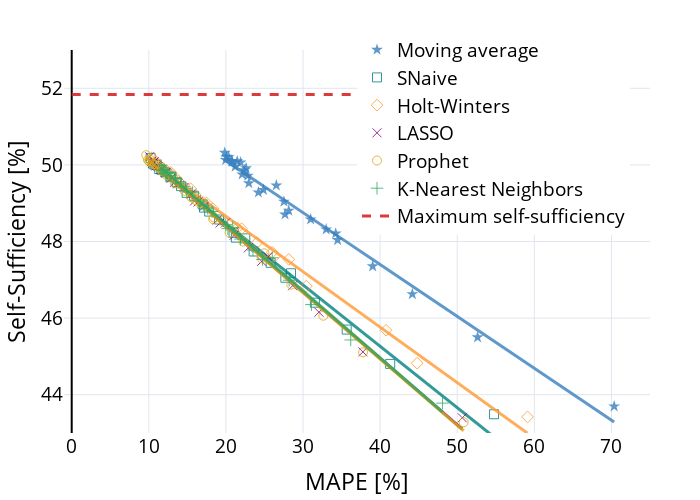
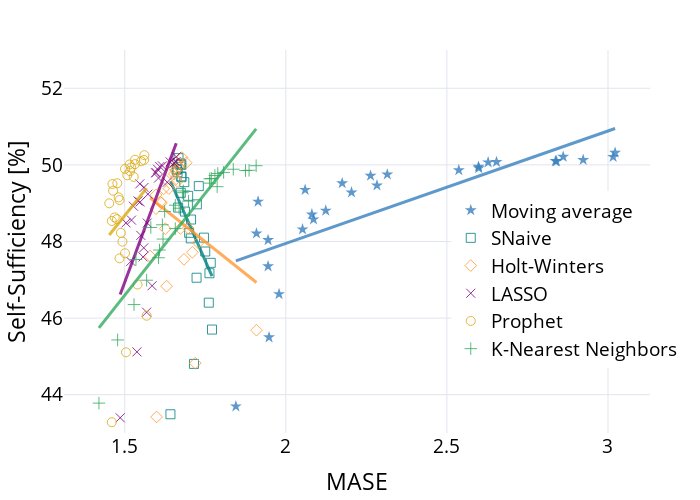

The notebook cell these images were saved under, in order:
### Code cell
def plot_relation(df, xname, xlabel, yname, ylabel, labels, symbols, colors,):
    algos   = list(df.algo.unique())
    xaxis = {'MAPE_%': {'range': [-1, 75]}, 'MASE': {}}
    legends = {'MAPE_%': {'x': 0.5, 'y': 1.05}, 'MASE': {'x': 0.66, 'y': 0.4}}
    if 'perfect' in algos:
        algos.remove('perfect')

    fig = go.Figure()
    for algo in algos:
        trace = px.scatter(df[df.algo == algo].groupby('index').mean(),
                           x=xname, y=yname, trendline='ols').data
        trace[0].update({'name': labels[algo],
                      'mode': 'markers',
                      'showlegend': True,
                      'marker': {'symbol': symbols[algo], 'size': 9,
                                 'color': colors[algo]}})
        fig.add_trace(trace[0])
        trace[1].update({'name': labels[algo],
                      'mode': 'lines',
                      'showlegend': False,
                      'line': {'color': colors[algo], 'width': 3}})
        fig.add_trace(trace[1])
    
    if xname == 'MAPE_%':
        trace = px.line(x=[0, 70], y=[51.84, 51.84]).data[0]        
        trace.update({'name': 'Maximum self-sufficiency',
                      'mode': 'lines',
                      'showlegend': True,
                      'line': {'color': 'rgba(214, 39, 40, 0.9)', 'width': 3, 'dash': 'dash'},
                      })
        fig.add_trace(trace)        

    fig.update_layout(
        layout,
        height=500,
        width=700,
        showlegend=True,
        xaxis=xaxis[xname],
        yaxis={'title': ylabel, 'range': [43, 53]},
        legend=legends[xname])
    fig.update_xaxes({'title': xlabel})
    fig.show()
    return fig
    
fig = plot_relation(metrics, 'MAPE_%', 'MAPE [%]', 'ssuff_%', 'Self-Sufficiency [%]', labels, symbols, colors)
fig.write_image("relation.pdf")
_ = plot_relation(metrics, 'MASE', 'MASE', 'ssuff_%', 'Self-Sufficiency [%]', labels, symbols, colors)

### Figure 1 — Plotly figure (JSON) as saved in the notebook; plotly's stock layout.template omitted (floating-point values rounded to 4 significant figures)
{"data": [{"hovertemplate": "MAPE_%=%{x}<br>ssuff_%=%{y}<extra></extra>", "legendgroup": "", "marker": {"color": "rgba(55, 128, 191, 0.8)", "size": 9, "symbol": "star"}, "mode": "markers", "name": "Moving average", "orientation": "v", "showlegend": true, "type": "scatter", "x": [70.35, 52.64, 44.18, 39.03, 34.48, 34.24, 33.01, 30.99, 27.53, 28.15, 27.67, 24.87, 24.21, 26.54, 22.98, 22.84, 22.11, 22.4, 22.61, 21.91, 21.2, 20.83, 21.47, 20.76, 20.07, 19.98, 20.36, 19.84], "xaxis": "x", "y": [43.7, 45.5, 46.63, 47.35, 48.04, 48.21, 48.32, 48.58, 49.04, 48.81, 48.71, 49.35, 49.28, 49.46, 49.52, 49.72, 49.75, 49.86, 49.92, 50.07, 49.95, 50.08, 50.09, 50.1, 50.21, 50.13, 50.21, 50.32], "yaxis": "y"}, {"hovertemplate": "<b>OLS trendline</b><br>ssuff_% = -0.135447 * MAPE_% + 52.8175<br>R<sup>2</sup>=0.987321<br><br>MAPE_%=%{x}<br>ssuff_%=%{y} <b>(trend)</b><extra></extra>", "legendgroup": "", "line": {"color": "rgba(55, 128, 191, 0.8)", "width": 3}, "marker": {"color": "#4C78A8", "symbol": "circle"}, "mode": "lines", "name": "Moving average", "showlegend": false, "type": "scatter", "x": [19.84, 19.98, 20.07, 20.36, 20.76, 20.83, 21.2, 21.47, 21.91, 22.11, 22.4, 22.61, 22.84, 22.98, 24.21, 24.87, 26.54, 27.53, 27.67, 28.15, 30.99, 33.01, 34.24, 34.48, 39.03, 44.18, 52.64, 70.35], "xaxis": "x", "y": [50.13, 50.11, 50.1, 50.06, 50.01, 50.0, 49.95, 49.91, 49.85, 49.82, 49.78, 49.76, 49.72, 49.71, 49.54, 49.45, 49.22, 49.09, 49.07, 49.0, 48.62, 48.35, 48.18, 48.15, 47.53, 46.83, 45.69, 43.29], "yaxis": "y"}, {"hovertemplate": "MAPE_%=%{x}<br>ssuff_%=%{y}<extra></extra>", "legendgroup": "", "marker": {"color": "rgba(0, 128, 128, 0.8)", "size": 9, "symbol": "square-open"}, "mode": "markers", "name": "SNaive", "orientation": "v", "showlegend": true, "type": "scatter", "x": [54.77, 41.31, 35.66, 31.54, 27.71, 28.44, 25.8, 23.59, 22.51, 21.29, 20.99, 19.11, 17.15, 17.83, 16.99, 15.87, 14.91, 14.18, 13.6, 12.91, 12.79, 12.13, 11.62, 11.35, 10.99, 10.78, 10.53, 10.24], "xaxis": "x", "y": [43.49, 44.8, 45.7, 46.4, 47.05, 47.17, 47.44, 47.74, 48.08, 48.1, 48.23, 48.57, 48.89, 48.78, 48.97, 49.19, 49.27, 49.45, 49.55, 49.7, 49.68, 49.81, 49.87, 49.89, 50.01, 50.0, 50.03, 50.18], "yaxis": "y"}, {"hovertemplate": "<b>OLS trendline</b><br>ssuff_% = -0.160227 * MAPE_% + 51.6728<br>R<sup>2</sup>=0.991054<br><br>MAPE_%=%{x}<br>ssuff_%=%{y} <b>(trend)</b><extra></extra>", "legendgroup": "", "line": {"color": "rgba(0, 128, 128, 0.8)", "width": 3}, "marker": {"color": "#4C78A8", "symbol": "circle"}, "mode": "lines", "name": "SNaive", "showlegend": false, "type": "scatter", "x": [10.24, 10.53, 10.78, 10.99, 11.35, 11.62, 12.13, 12.79, 12.91, 13.6, 14.18, 14.91, 15.87, 16.99, 17.15, 17.83, 19.11, 20.99, 21.29, 22.51, 23.59, 25.8, 27.71, 28.44, 31.54, 35.66, 41.31, 54.77], "xaxis": "x", "y": [50.03, 49.99, 49.95, 49.91, 49.85, 49.81, 49.73, 49.62, 49.6, 49.49, 49.4, 49.28, 49.13, 48.95, 48.92, 48.82, 48.61, 48.31, 48.26, 48.07, 47.89, 47.54, 47.23, 47.12, 46.62, 45.96, 45.05, 42.9], "yaxis": "y"}, {"hovertemplate": "MAPE_%=%{x}<br>ssuff_%=%{y}<extra></extra>", "legendgroup": "", "marker": {"color": "rgba(255, 153, 51, 0.8)", "size": 9, "symbol": "diamond-open"}, "mode": "markers", "name": "Holt-Winters", "orientation": "v", "showlegend": true, "type": "scatter", "x": [59.11, 44.8, 40.77, 30.43, 26.34, 28.15, 26.0, 24.02, 22.04, 21.01, 21.47, 18.31, 16.99, 17.5, 16.05, 15.42, 14.87, 13.86, 13.6, 12.84, 12.83, 12.27, 11.77, 11.55, 11.03, 10.89, 10.76, 10.43], "xaxis": "x", "y": [43.42, 44.82, 45.68, 46.83, 47.62, 47.53, 47.72, 47.97, 48.33, 48.34, 48.35, 48.86, 49.03, 49.01, 49.21, 49.38, 49.38, 49.57, 49.63, 49.81, 49.76, 49.86, 49.92, 49.94, 50.06, 50.04, 50.06, 50.19], "yaxis": "y"}, {"hovertemplate": "<b>OLS trendline</b><br>ssuff_% = -0.144834 * MAPE_% + 51.5577<br>R<sup>2</sup>=0.993545<br><br>MAPE_%=%{x}<br>ssuff_%=%{y} <b>(trend)</b><extra></extra>", "legendgroup": "", "line": {"color": "rgba(255, 153, 51, 0.8)", "width": 3}, "marker": {"color": "#4C78A8", "symbol": "circle"}, "mode": "lines", "name": "Holt-Winters", "showlegend": false, "type": "scatter", "x": [10.43, 10.76, 10.89, 11.03, 11.55, 11.77, 12.27, 12.83, 12.84, 13.6, 13.86, 14.87, 15.42, 16.05, 16.99, 17.5, 18.31, 21.01, 21.47, 22.04, 24.02, 26.0, 26.34, 28.15, 30.43, 40.77, 44.8, 59.11], "xaxis": "x", "y": [50.05, 50.0, 49.98, 49.96, 49.89, 49.85, 49.78, 49.7, 49.7, 49.59, 49.55, 49.4, 49.32, 49.23, 49.1, 49.02, 48.91, 48.51, 48.45, 48.37, 48.08, 47.79, 47.74, 47.48, 47.15, 45.65, 45.07, 43.0], "yaxis": "y"}, {"hovertemplate": "MAPE_%=%{x}<br>ssuff_%=%{y}<extra></extra>", "legendgroup": "", "marker": {"color": "rgba(128, 0, 128, 0.8)", "size": 9, "symbol": "x-thin-open"}, "mode": "markers", "name": "LASSO", "orientation": "v", "showlegend": true, "type": "scatter", "x": [50.66, 37.77, 32.07, 28.65, 24.64, 25.44, 22.9, 21.05, 19.95, 19.24, 18.85, 17.19, 15.93, 16.39, 15.49, 14.58, 13.75, 13.34, 12.91, 12.26, 12.14, 11.62, 11.18, 10.96, 10.69, 10.55, 10.33, 10.11], "xaxis": "x", "y": [43.4, 45.12, 46.15, 46.85, 47.48, 47.6, 47.83, 48.16, 48.49, 48.48, 48.56, 48.92, 49.06, 49.03, 49.24, 49.41, 49.5, 49.55, 49.66, 49.79, 49.8, 49.89, 49.96, 49.97, 50.08, 50.05, 50.08, 50.21], "yaxis": "y"}, {"hovertemplate": "<b>OLS trendline</b><br>ssuff_% = -0.173257 * MAPE_% + 51.8757<br>R<sup>2</sup>=0.996655<br><br>MAPE_%=%{x}<br>ssuff_%=%{y} <b>(trend)</b><extra></extra>", "legendgroup": "", "line": {"color": "rgba(128, 0, 128, 0.8)", "width": 3}, "marker": {"color": "#4C78A8", "symbol": "circle"}, "mode": "lines", "name": "LASSO", "showlegend": false, "type": "scatter", "x": [10.11, 10.33, 10.55, 10.69, 10.96, 11.18, 11.62, 12.14, 12.26, 12.91, 13.34, 13.75, 14.58, 15.49, 15.93, 16.39, 17.19, 18.85, 19.24, 19.95, 21.05, 22.9, 24.64, 25.44, 28.65, 32.07, 37.77, 50.66], "xaxis": "x", "y": [50.12, 50.09, 50.05, 50.02, 49.98, 49.94, 49.86, 49.77, 49.75, 49.64, 49.56, 49.49, 49.35, 49.19, 49.12, 49.04, 48.9, 48.61, 48.54, 48.42, 48.23, 47.91, 47.61, 47.47, 46.91, 46.32, 45.33, 43.1], "yaxis": "y"}, {"hovertemplate": "MAPE_%=%{x}<br>ssuff_%=%{y}<extra></extra>", "legendgroup": "", "marker": {"color": "rgba(219, 169, 17, 0.8)", "size": 9, "symbol": "circle-open"}, "mode": "markers", "name": "Prophet", "orientation": "v", "showlegend": true, "type": "scatter", "x": [50.83, 37.78, 32.63, 28.48, 24.64, 24.99, 22.25, 20.47, 19.66, 18.35, 18.44, 16.6, 15.56, 16.07, 14.66, 13.86, 13.38, 12.67, 12.32, 11.72, 11.71, 11.21, 10.72, 10.52, 10.16, 10.06, 9.886, 9.668], "xaxis": "x", "y": [43.28, 45.11, 46.06, 46.88, 47.56, 47.69, 48.0, 48.23, 48.54, 48.58, 48.63, 49.0, 49.15, 49.08, 49.32, 49.5, 49.52, 49.69, 49.73, 49.9, 49.84, 49.93, 50.01, 50.02, 50.13, 50.1, 50.13, 50.25], "yaxis": "y"}, {"hovertemplate": "<b>OLS trendline</b><br>ssuff_% = -0.173133 * MAPE_% + 51.8585<br>R<sup>2</sup>=0.997550<br><br>MAPE_%=%{x}<br>ssuff_%=%{y} <b>(trend)</b><extra></extra>", "legendgroup": "", "line": {"color": "rgba(219, 169, 17, 0.8)", "width": 3}, "marker": {"color": "#4C78A8", "symbol": "circle"}, "mode": "lines", "name": "Prophet", "showlegend": false, "type": "scatter", "x": [9.668, 9.886, 10.06, 10.16, 10.52, 10.72, 11.21, 11.71, 11.72, 12.32, 12.67, 13.38, 13.86, 14.66, 15.56, 16.07, 16.6, 18.35, 18.44, 19.66, 20.47, 22.25, 24.64, 24.99, 28.48, 32.63, 37.78, 50.83], "xaxis": "x", "y": [50.18, 50.15, 50.12, 50.1, 50.04, 50.0, 49.92, 49.83, 49.83, 49.73, 49.66, 49.54, 49.46, 49.32, 49.16, 49.08, 48.98, 48.68, 48.67, 48.45, 48.31, 48.01, 47.59, 47.53, 46.93, 46.21, 45.32, 43.06], "yaxis": "y"}, {"hovertemplate": "MAPE_%=%{x}<br>ssuff_%=%{y}<extra></extra>", "legendgroup": "", "marker": {"color": "rgba(50, 171, 96, 0.8)", "size": 9, "symbol": "cross-thin-open"}, "mode": "markers", "name": "K-Nearest Neighbors", "orientation": "v", "showlegend": true, "type": "scatter", "x": [48.09, 36.19, 31.1, 28.19, 24.75, 26.0, 23.51, 21.88, 20.88, 20.24, 19.97, 18.21, 17.08, 17.63, 16.7, 15.67, 14.92, 14.55, 14.17, 13.5, 13.4, 12.87, 12.43, 12.22, 11.98, 11.93, 11.73, 11.59], "xaxis": "x", "y": [43.78, 45.43, 46.35, 46.99, 47.53, 47.58, 47.78, 48.06, 48.37, 48.34, 48.44, 48.78, 48.95, 48.87, 49.05, 49.27, 49.32, 49.43, 49.52, 49.64, 49.64, 49.72, 49.78, 49.8, 49.89, 49.85, 49.86, 49.98], "yaxis": "y"}, {"hovertemplate": "<b>OLS trendline</b><br>ssuff_% = -0.174705 * MAPE_% + 51.9495<br>R<sup>2</sup>=0.996748<br><br>MAPE_%=%{x}<br>ssuff_%=%{y} <b>(trend)</b><extra></extra>", "legendgroup": "", "line": {"color": "rgba(50, 171, 96, 0.8)", "width": 3}, "marker": {"color": "#4C78A8", "symbol": "circle"}, "mode": "lines", "name": "K-Nearest Neighbors", "showlegend": false, "type": "scatter", "x": [11.59, 11.73, 11.93, 11.98, 12.22, 12.43, 12.87, 13.4, 13.5, 14.17, 14.55, 14.92, 15.67, 16.7, 17.08, 17.63, 18.21, 19.97, 20.24, 20.88, 21.88, 23.51, 24.75, 26.0, 28.19, 31.1, 36.19, 48.09], "xaxis": "x", "y": [49.92, 49.9, 49.87, 49.86, 49.82, 49.78, 49.7, 49.61, 49.59, 49.47, 49.41, 49.34, 49.21, 49.03, 48.97, 48.87, 48.77, 48.46, 48.41, 48.3, 48.13, 47.84, 47.63, 47.41, 47.02, 46.52, 45.63, 43.55], "yaxis": "y"}, {"hovertemplate": "x=%{x}<br>y=%{y}<extra></extra>", "legendgroup": "", "line": {"color": "rgba(214, 39, 40, 0.9)", "dash": "dash", "width": 3}, "mode": "lines", "name": "Maximum self-sufficiency", "orientation": "v", "showlegend": true, "type": "scatter", "x": [0, 70], "xaxis": "x", "y": [51.84, 51.84], "yaxis": "y"}], "layout": {"font": {"color": "black", "size": 19}, "height": 500, "legend": {"x": 0.5, "y": 1.05}, "margin": {"b": 10, "l": 20, "r": 50, "t": 50}, "showlegend": true, "width": 700, "xaxis": {"gridcolor": "#E1E5ED", "range": [-1, 75], "tickfont": {"color": "black"}, "title": {"text": "MAPE [%]"}, "type": "linear", "zerolinecolor": "black", "zerolinewidth": 2}, "yaxis": {"gridcolor": "#E1E5ED", "range": [43, 53], "tickfont": {"color": "black"}, "title": {"text": "Self-Sufficiency [%]"}, "type": "linear", "zerolinecolor": "black", "zerolinewidth": 2}}}

### Figure 2 — Plotly figure (JSON) as saved in the notebook; plotly's stock layout.template omitted (floating-point values rounded to 4 significant figures)
{"data": [{"hovertemplate": "MASE=%{x}<br>ssuff_%=%{y}<extra></extra>", "legendgroup": "", "marker": {"color": "rgba(55, 128, 191, 0.8)", "size": 9, "symbol": "star"}, "mode": "markers", "name": "Moving average", "orientation": "v", "showlegend": true, "type": "scatter", "x": [1.845, 1.948, 1.979, 1.945, 1.945, 1.909, 2.052, 2.086, 1.914, 2.124, 2.081, 2.06, 2.204, 2.283, 2.175, 2.263, 2.315, 2.537, 2.599, 2.628, 2.598, 2.654, 2.84, 2.837, 2.861, 2.923, 3.016, 3.022], "xaxis": "x", "y": [43.7, 45.5, 46.63, 47.35, 48.04, 48.21, 48.32, 48.58, 49.04, 48.81, 48.71, 49.35, 49.28, 49.46, 49.52, 49.72, 49.75, 49.86, 49.92, 50.07, 49.95, 50.08, 50.09, 50.1, 50.21, 50.13, 50.21, 50.32], "yaxis": "y"}, {"hovertemplate": "<b>OLS trendline</b><br>ssuff_% = 2.93746 * MASE + 42.0744<br>R<sup>2</sup>=0.521780<br><br>MASE=%{x}<br>ssuff_%=%{y} <b>(trend)</b><extra></extra>", "legendgroup": "", "line": {"color": "rgba(55, 128, 191, 0.8)", "width": 3}, "marker": {"color": "#4C78A8", "symbol": "circle"}, "mode": "lines", "name": "Moving average", "showlegend": false, "type": "scatter", "x": [1.845, 1.909, 1.914, 1.945, 1.945, 1.948, 1.979, 2.052, 2.06, 2.081, 2.086, 2.124, 2.175, 2.204, 2.263, 2.283, 2.315, 2.537, 2.598, 2.599, 2.628, 2.654, 2.837, 2.84, 2.861, 2.923, 3.016, 3.022], "xaxis": "x", "y": [47.49, 47.68, 47.7, 47.79, 47.79, 47.8, 47.89, 48.1, 48.13, 48.19, 48.2, 48.31, 48.46, 48.55, 48.72, 48.78, 48.87, 49.53, 49.71, 49.71, 49.79, 49.87, 50.41, 50.42, 50.48, 50.66, 50.93, 50.95], "yaxis": "y"}, {"hovertemplate": "MASE=%{x}<br>ssuff_%=%{y}<extra></extra>", "legendgroup": "", "marker": {"color": "rgba(0, 128, 128, 0.8)", "size": 9, "symbol": "square-open"}, "mode": "markers", "name": "SNaive", "orientation": "v", "showlegend": true, "type": "scatter", "x": [1.642, 1.715, 1.771, 1.761, 1.723, 1.763, 1.767, 1.75, 1.705, 1.746, 1.7, 1.706, 1.666, 1.687, 1.724, 1.697, 1.674, 1.73, 1.685, 1.676, 1.676, 1.664, 1.661, 1.663, 1.673, 1.676, 1.674, 1.667], "xaxis": "x", "y": [43.49, 44.8, 45.7, 46.4, 47.05, 47.17, 47.44, 47.74, 48.08, 48.1, 48.23, 48.57, 48.89, 48.78, 48.97, 49.19, 49.27, 49.45, 49.55, 49.7, 49.68, 49.81, 49.87, 49.89, 50.01, 50.0, 50.03, 50.18], "yaxis": "y"}, {"hovertemplate": "<b>OLS trendline</b><br>ssuff_% = -19.193 * MASE + 81.0875<br>R<sup>2</sup>=0.178846<br><br>MASE=%{x}<br>ssuff_%=%{y} <b>(trend)</b><extra></extra>", "legendgroup": "", "line": {"color": "rgba(0, 128, 128, 0.8)", "width": 3}, "marker": {"color": "#4C78A8", "symbol": "circle"}, "mode": "lines", "name": "SNaive", "showlegend": false, "type": "scatter", "x": [1.642, 1.661, 1.663, 1.664, 1.666, 1.667, 1.673, 1.674, 1.674, 1.676, 1.676, 1.676, 1.685, 1.687, 1.697, 1.7, 1.705, 1.706, 1.715, 1.723, 1.724, 1.73, 1.746, 1.75, 1.761, 1.763, 1.767, 1.771], "xaxis": "x", "y": [49.57, 49.21, 49.17, 49.15, 49.11, 49.09, 48.98, 48.96, 48.96, 48.92, 48.92, 48.92, 48.75, 48.71, 48.52, 48.46, 48.36, 48.34, 48.17, 48.02, 48.0, 47.88, 47.58, 47.5, 47.29, 47.25, 47.17, 47.1], "yaxis": "y"}, {"hovertemplate": "MASE=%{x}<br>ssuff_%=%{y}<extra></extra>", "legendgroup": "", "marker": {"color": "rgba(255, 153, 51, 0.8)", "size": 9, "symbol": "diamond-open"}, "mode": "markers", "name": "Holt-Winters", "orientation": "v", "showlegend": true, "type": "scatter", "x": [1.599, 1.719, 1.909, 1.63, 1.579, 1.684, 1.71, 1.728, 1.626, 1.673, 1.697, 1.597, 1.611, 1.614, 1.597, 1.621, 1.637, 1.663, 1.66, 1.639, 1.654, 1.658, 1.654, 1.67, 1.659, 1.674, 1.691, 1.678], "xaxis": "x", "y": [43.42, 44.82, 45.68, 46.83, 47.62, 47.53, 47.72, 47.97, 48.33, 48.34, 48.35, 48.86, 49.03, 49.01, 49.21, 49.38, 49.38, 49.57, 49.63, 49.81, 49.76, 49.86, 49.92, 49.94, 50.06, 50.04, 50.06, 50.19], "yaxis": "y"}, {"hovertemplate": "<b>OLS trendline</b><br>ssuff_% = -6.69276 * MASE + 59.705<br>R<sup>2</sup>=0.060289<br><br>MASE=%{x}<br>ssuff_%=%{y} <b>(trend)</b><extra></extra>", "legendgroup": "", "line": {"color": "rgba(255, 153, 51, 0.8)", "width": 3}, "marker": {"color": "#4C78A8", "symbol": "circle"}, "mode": "lines", "name": "Holt-Winters", "showlegend": false, "type": "scatter", "x": [1.579, 1.597, 1.597, 1.599, 1.611, 1.614, 1.621, 1.626, 1.63, 1.637, 1.639, 1.654, 1.654, 1.658, 1.659, 1.66, 1.663, 1.67, 1.673, 1.674, 1.678, 1.684, 1.691, 1.697, 1.71, 1.719, 1.728, 1.909], "xaxis": "x", "y": [49.14, 49.02, 49.02, 49.0, 48.92, 48.9, 48.86, 48.82, 48.8, 48.75, 48.74, 48.64, 48.64, 48.61, 48.6, 48.59, 48.57, 48.53, 48.51, 48.5, 48.47, 48.43, 48.39, 48.35, 48.26, 48.2, 48.14, 46.93], "yaxis": "y"}, {"hovertemplate": "MASE=%{x}<br>ssuff_%=%{y}<extra></extra>", "legendgroup": "", "marker": {"color": "rgba(128, 0, 128, 0.8)", "size": 9, "symbol": "x-thin-open"}, "mode": "markers", "name": "LASSO", "orientation": "v", "showlegend": true, "type": "scatter", "x": [1.486, 1.538, 1.568, 1.585, 1.519, 1.557, 1.559, 1.55, 1.504, 1.57, 1.521, 1.527, 1.541, 1.548, 1.572, 1.56, 1.547, 1.632, 1.605, 1.596, 1.597, 1.602, 1.609, 1.617, 1.641, 1.653, 1.659, 1.66], "xaxis": "x", "y": [43.4, 45.12, 46.15, 46.85, 47.48, 47.6, 47.83, 48.16, 48.49, 48.48, 48.56, 48.92, 49.06, 49.03, 49.24, 49.41, 49.5, 49.55, 49.66, 49.79, 49.8, 49.89, 49.96, 49.97, 50.08, 50.05, 50.08, 50.21], "yaxis": "y"}, {"hovertemplate": "<b>OLS trendline</b><br>ssuff_% = 22.6984 * MASE + 12.8856<br>R<sup>2</sup>=0.426436<br><br>MASE=%{x}<br>ssuff_%=%{y} <b>(trend)</b><extra></extra>", "legendgroup": "", "line": {"color": "rgba(128, 0, 128, 0.8)", "width": 3}, "marker": {"color": "#4C78A8", "symbol": "circle"}, "mode": "lines", "name": "LASSO", "showlegend": false, "type": "scatter", "x": [1.486, 1.504, 1.519, 1.521, 1.527, 1.538, 1.541, 1.547, 1.548, 1.55, 1.557, 1.559, 1.56, 1.568, 1.57, 1.572, 1.585, 1.596, 1.597, 1.602, 1.605, 1.609, 1.617, 1.632, 1.641, 1.653, 1.659, 1.66], "xaxis": "x", "y": [46.62, 47.02, 47.36, 47.41, 47.55, 47.8, 47.86, 48.0, 48.02, 48.07, 48.23, 48.27, 48.3, 48.48, 48.52, 48.57, 48.86, 49.11, 49.13, 49.25, 49.32, 49.41, 49.59, 49.93, 50.13, 50.41, 50.54, 50.56], "yaxis": "y"}, {"hovertemplate": "MASE=%{x}<br>ssuff_%=%{y}<extra></extra>", "legendgroup": "", "marker": {"color": "rgba(219, 169, 17, 0.8)", "size": 9, "symbol": "circle-open"}, "mode": "markers", "name": "Prophet", "orientation": "v", "showlegend": true, "type": "scatter", "x": [1.46, 1.504, 1.568, 1.54, 1.484, 1.501, 1.493, 1.488, 1.46, 1.476, 1.469, 1.452, 1.481, 1.484, 1.464, 1.462, 1.477, 1.528, 1.508, 1.501, 1.517, 1.52, 1.515, 1.532, 1.532, 1.551, 1.56, 1.561], "xaxis": "x", "y": [43.28, 45.11, 46.06, 46.88, 47.56, 47.69, 48.0, 48.23, 48.54, 48.58, 48.63, 49.0, 49.15, 49.08, 49.32, 49.5, 49.52, 49.69, 49.73, 49.9, 49.84, 49.93, 50.01, 50.02, 50.13, 50.1, 50.13, 50.25], "yaxis": "y"}, {"hovertemplate": "<b>OLS trendline</b><br>ssuff_% = 10.5673 * MASE + 32.8251<br>R<sup>2</sup>=0.045668<br><br>MASE=%{x}<br>ssuff_%=%{y} <b>(trend)</b><extra></extra>", "legendgroup": "", "line": {"color": "rgba(219, 169, 17, 0.8)", "width": 3}, "marker": {"color": "#4C78A8", "symbol": "circle"}, "mode": "lines", "name": "Prophet", "showlegend": false, "type": "scatter", "x": [1.452, 1.46, 1.46, 1.462, 1.464, 1.469, 1.476, 1.477, 1.481, 1.484, 1.484, 1.488, 1.493, 1.501, 1.501, 1.504, 1.508, 1.515, 1.517, 1.52, 1.528, 1.532, 1.532, 1.54, 1.551, 1.56, 1.561, 1.568], "xaxis": "x", "y": [48.17, 48.25, 48.25, 48.27, 48.3, 48.35, 48.42, 48.43, 48.48, 48.51, 48.51, 48.55, 48.6, 48.69, 48.69, 48.72, 48.76, 48.83, 48.86, 48.89, 48.97, 49.01, 49.01, 49.1, 49.21, 49.31, 49.32, 49.39], "yaxis": "y"}, {"hovertemplate": "MASE=%{x}<br>ssuff_%=%{y}<extra></extra>", "legendgroup": "", "marker": {"color": "rgba(50, 171, 96, 0.8)", "size": 9, "symbol": "cross-thin-open"}, "mode": "markers", "name": "K-Nearest Neighbors", "orientation": "v", "showlegend": true, "type": "scatter", "x": [1.42, 1.478, 1.529, 1.568, 1.535, 1.605, 1.608, 1.619, 1.581, 1.657, 1.617, 1.624, 1.657, 1.669, 1.698, 1.679, 1.682, 1.787, 1.764, 1.764, 1.769, 1.78, 1.789, 1.807, 1.837, 1.875, 1.886, 1.908], "xaxis": "x", "y": [43.78, 45.43, 46.35, 46.99, 47.53, 47.58, 47.78, 48.06, 48.37, 48.34, 48.44, 48.78, 48.95, 48.87, 49.05, 49.27, 49.32, 49.43, 49.52, 49.64, 49.64, 49.72, 49.78, 49.8, 49.89, 49.85, 49.86, 49.98], "yaxis": "y"}, {"hovertemplate": "<b>OLS trendline</b><br>ssuff_% = 10.6432 * MASE + 30.6333<br>R<sup>2</sup>=0.801553<br><br>MASE=%{x}<br>ssuff_%=%{y} <b>(trend)</b><extra></extra>", "legendgroup": "", "line": {"color": "rgba(50, 171, 96, 0.8)", "width": 3}, "marker": {"color": "#4C78A8", "symbol": "circle"}, "mode": "lines", "name": "K-Nearest Neighbors", "showlegend": false, "type": "scatter", "x": [1.42, 1.478, 1.529, 1.535, 1.568, 1.581, 1.605, 1.608, 1.617, 1.619, 1.624, 1.657, 1.657, 1.669, 1.679, 1.682, 1.698, 1.764, 1.764, 1.769, 1.78, 1.787, 1.789, 1.807, 1.837, 1.875, 1.886, 1.908], "xaxis": "x", "y": [45.75, 46.36, 46.91, 46.97, 47.32, 47.46, 47.72, 47.75, 47.84, 47.86, 47.92, 48.27, 48.27, 48.4, 48.5, 48.54, 48.71, 49.41, 49.41, 49.46, 49.58, 49.65, 49.67, 49.87, 50.18, 50.59, 50.71, 50.94], "yaxis": "y"}], "layout": {"font": {"color": "black", "size": 19}, "height": 500, "legend": {"x": 0.66, "y": 0.4}, "margin": {"b": 10, "l": 20, "r": 50, "t": 50}, "showlegend": true, "width": 700, "xaxis": {"autorange": true, "gridcolor": "#E1E5ED", "range": [1.311, 3.131], "tickfont": {"color": "black"}, "title": {"text": "MASE"}, "type": "linear", "zerolinecolor": "black", "zerolinewidth": 2}, "yaxis": {"gridcolor": "#E1E5ED", "range": [43, 53], "tickfont": {"color": "black"}, "title": {"text": "Self-Sufficiency [%]"}, "type": "linear", "zerolinecolor": "black", "zerolinewidth": 2}}}
